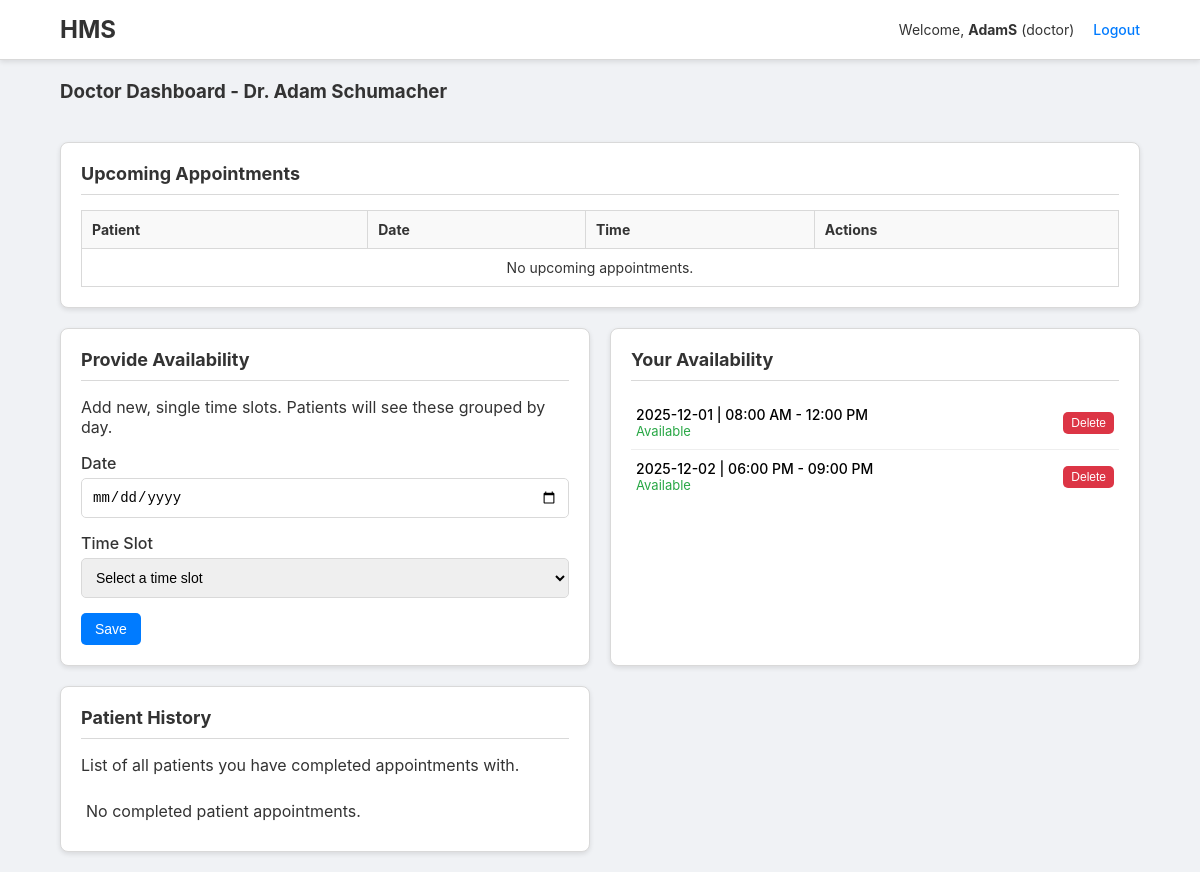
Page /doctor (signed in) on the earlier database version.
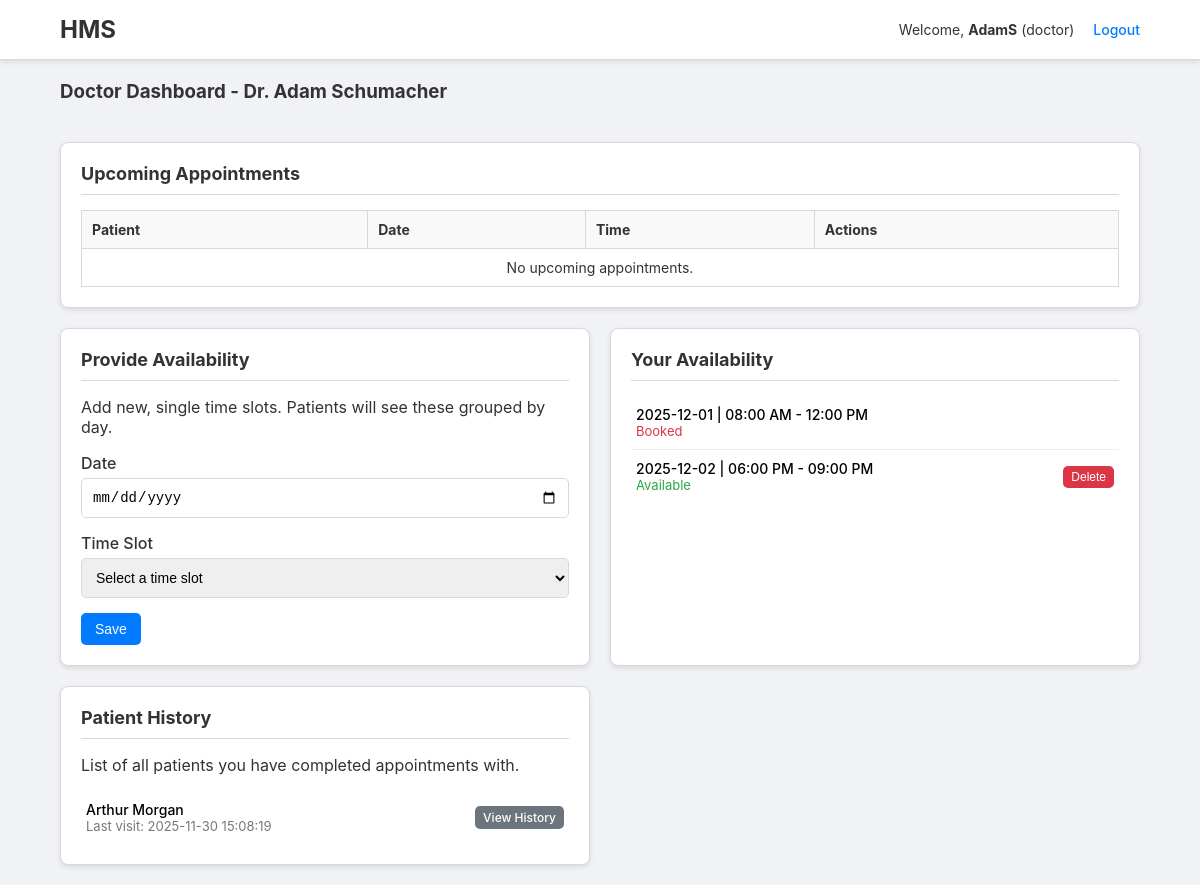
Same page on the later database version.
### tables this page shows
CREATE TABLE availability (
        id INTEGER PRIMARY KEY AUTOINCREMENT,
        doctor_id INTEGER,
        date TEXT,
        time_slot TEXT,
        is_available INTEGER DEFAULT 1,
        FOREIGN KEY(doctor_id) REFERENCES doctors(id)
    );

CREATE TABLE patients (
        id INTEGER PRIMARY KEY AUTOINCREMENT,
        user_id INTEGER NOT NULL,
        fullname TEXT,
        contact TEXT,
        age INTEGER,
        gender TEXT,
        FOREIGN KEY(user_id) REFERENCES users(id)
    );

### doctor.py (the view)
@doctor_bp.route("",methods=["GET"])
def dashboard():
    if not doctor_required(): return redirect("/login")
    user_id=session.get("user_id")
    doc=query_one("SELECT id, fullname FROM doctors WHERE user_id=?",(user_id,))
    if not doc:
        flash("Doctor profile not found","warning")
        return redirect("/login")
    doc_id=doc[0]
    appointments=query_all("""SELECT a.id, p.fullname, a.date, a.time_slot, a.status, a.patient_id FROM appointments a LEFT JOIN patients p ON a.patient_id=p.id WHERE a.doctor_id=? AND a.status='Booked' ORDER BY a.date""",(doc_id,))
    availability=query_all("SELECT id, date, time_slot, is_available FROM availability WHERE doctor_id=? ORDER BY date",(doc_id,))
    patient_history=query_all("""SELECT p.id, p.fullname, MAX(t.created_at) as last_visit FROM appointments a JOIN patients p ON a.patient_id = p.id LEFT JOIN treatments t ON a.id = t.appointment_id WHERE a.doctor_id = ? AND a.status = 'Completed' GROUP BY p.id, p.fullname ORDER BY last_visit DESC""",(doc_id,))
    return render_template("doctor_dashboard.html",appointments=appointments,doctor=doc,availability=availability,patient_history=patient_history)

### database.py (called while the page is built)
def get_conn(): return sqlite3.connect(DB_PATH)

### doctor.py (called while the page is built)
def doctor_required():
    return session.get("role")=="doctor"

### utils.py (called while the page is built)
def query_all(query,params=()):
    conn=get_conn()
    cur=conn.cursor()
    cur.execute(query,params)
    rows=cur.fetchall()
    conn.close()
    return rows

def query_one(query,params=()):
    conn=get_conn()
    cur=conn.cursor()
    cur.execute(query,params)
    row=cur.fetchone()
    conn.close()
    return row

### templates/doctor_dashboard.html (shortened to what the changed rows need)
{% extends "base.html" %}
{% block content %}
<div class="dashboard-grid">
    <div class="dashboard-widget full-width">
        <div class="table-wrapper">
            <table class="data-table">
                <thead><tr><th>Patient</th><th>Date</th><th>Time</th><th>Actions</th></tr></thead>
            </table>
        </div>
    </div>
    <div class="dashboard-widget">
        <ul class="widget-list">
        {% for a in availability %}
            <li class="widget-list-item">
                <div class="item-info">
                    <div class="name">{{a[1]}} | {{a[2]}}</div>
                    <div class="detail" style="color:{{'var(--green)' if a[3]==1 else 'var(--red)'}}">
                        {{'Available' if a[3]==1 else 'Booked'}}
                    </div>
                </div>
                <div class="item-actions">
                {% if a[3]==1 %}
                    <form method="post" action="{{url_for('doctor.delete_availability',avail_id=a[0])}}" onsubmit="return confirm('Delete this slot?');">
                        <button class="btn btn-small btn-danger">Delete</button>
                    </form>
                {% endif %}
                </div>
            </li>
        {% else %}
            <li class="widget-list-item">No availability slots added yet.</li>
        {% endfor %}
        </ul>
    </div>
    <div class="dashboard-widget">
        <ul class="widget-list">
        {% if patient_history %}
            {% for p in patient_history %}
            <li class="widget-list-item">
                <div class="item-info">
                    <div class="name">{{p[1]}}</div>
                    <div class="detail">Last visit: {{p[2] or 'N/A'}}</div>
                </div>
                <div class="item-actions">
                    <a href="{{url_for('doctor.patient_history',patient_id=p[0])}}" class="btn btn-small btn-secondary">View History</a>
                </div>
            </li>
            {% endfor %}
        {% else %}
            <li class="widget-list-item">No completed patient appointments.</li>
        {% endif %}
        </ul>
    </div>
</div>
{% endblock %}

Differences in the rows shown:
changed availability "08:00 AM - 12:00 PM": is_available "Available" → "Booked"; no longer shows "Delete"
now on this page (row unchanged): patients: fullname "Arthur Morgan", p "2025-11-30 15:08:19"
Other differences:
text no longer shown: "No completed patient appointments."
